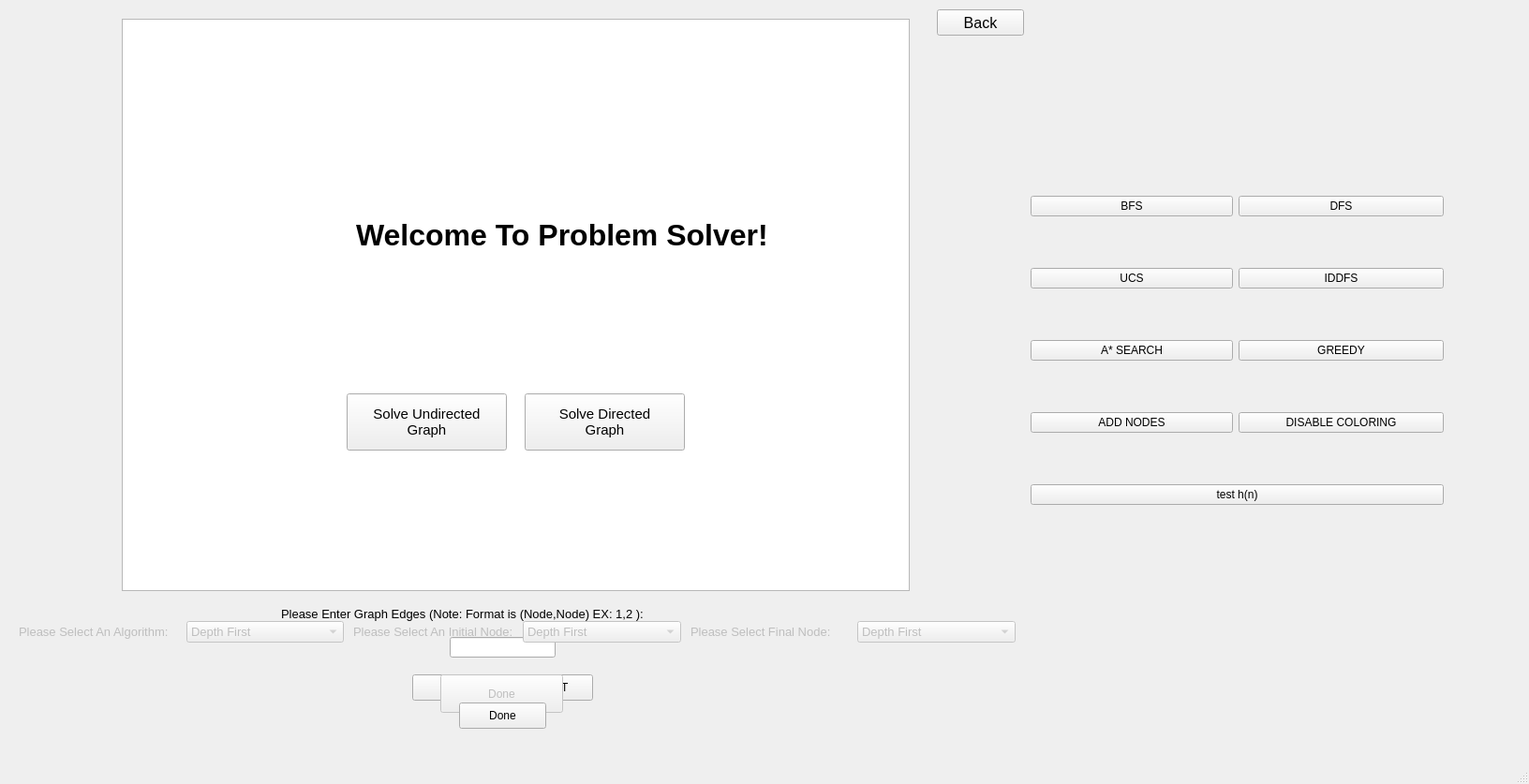
<?xml version="1.0" encoding="UTF-8"?>
<ui version="4.0">
 <class>MainWindow</class>
 <widget class="QMainWindow" name="MainWindow">
  <property name="geometry">
   <rect>
    <x>0</x>
    <y>0</y>
    <width>1632</width>
    <height>837</height>
   </rect>
  </property>
  <property name="windowTitle">
   <string>Problem Solver</string>
  </property>
  <widget class="QWidget" name="centralwidget">
   <widget class="QLabel" name="label">
    <property name="geometry">
     <rect>
      <x>300</x>
      <y>640</y>
      <width>501</width>
      <height>31</height>
     </rect>
    </property>
    <property name="font">
     <font>
      <pointsize>10</pointsize>
     </font>
    </property>
    <property name="text">
     <string>Please Enter Graph Edges (Note: Format is (Node,Node) EX: 1,2 ):</string>
    </property>
   </widget>
   <widget class="QLineEdit" name="inputnodes">
    <property name="geometry">
     <rect>
      <x>480</x>
      <y>680</y>
      <width>113</width>
      <height>22</height>
     </rect>
    </property>
   </widget>
   <widget class="QPushButton" name="add">
    <property name="geometry">
     <rect>
      <x>440</x>
      <y>720</y>
      <width>93</width>
      <height>28</height>
     </rect>
    </property>
    <property name="text">
     <string>ADD</string>
    </property>
   </widget>
   <widget class="QPushButton" name="reset">
    <property name="geometry">
     <rect>
      <x>540</x>
      <y>720</y>
      <width>93</width>
      <height>28</height>
     </rect>
    </property>
    <property name="text">
     <string>RESET</string>
    </property>
   </widget>
   <widget class="QTreeView" name="treeView">
    <property name="geometry">
     <rect>
      <x>130</x>
      <y>20</y>
      <width>841</width>
      <height>611</height>
     </rect>
    </property>
   </widget>
   <widget class="QPushButton" name="done">
    <property name="enabled">
     <bool>false</bool>
    </property>
    <property name="geometry">
     <rect>
      <x>470</x>
      <y>720</y>
      <width>131</width>
      <height>41</height>
     </rect>
    </property>
    <property name="text">
     <string>Done</string>
    </property>
   </widget>
   <widget class="QPushButton" name="pushButton">
    <property name="geometry">
     <rect>
      <x>490</x>
      <y>750</y>
      <width>93</width>
      <height>28</height>
     </rect>
    </property>
    <property name="text">
     <string>Done</string>
    </property>
   </widget>
   <widget class="QWidget" name="layoutWidget">
    <property name="geometry">
     <rect>
      <x>20</x>
      <y>660</y>
      <width>1064</width>
      <height>29</height>
     </rect>
    </property>
    <layout class="QHBoxLayout" name="horizontalLayout">
     <property name="spacing">
      <number>10</number>
     </property>
     <item>
      <widget class="QLabel" name="label_3">
       <property name="enabled">
        <bool>false</bool>
       </property>
       <property name="font">
        <font>
         <pointsize>10</pointsize>
        </font>
       </property>
       <property name="text">
        <string>Please Select An Algorithm:</string>
       </property>
      </widget>
     </item>
     <item>
      <widget class="QComboBox" name="algochoose">
       <property name="enabled">
        <bool>false</bool>
       </property>
       <property name="font">
        <font>
         <pointsize>10</pointsize>
        </font>
       </property>
       <item>
        <property name="text">
         <string>Depth First</string>
        </property>
       </item>
       <item>
        <property name="text">
         <string>Breadth First</string>
        </property>
       </item>
      </widget>
     </item>
     <item>
      <widget class="QLabel" name="label_4">
       <property name="enabled">
        <bool>false</bool>
       </property>
       <property name="font">
        <font>
         <pointsize>10</pointsize>
        </font>
       </property>
       <property name="text">
        <string>Please Select An Initial Node:</string>
       </property>
      </widget>
     </item>
     <item>
      <widget class="QComboBox" name="initialnodechoose">
       <property name="enabled">
        <bool>false</bool>
       </property>
       <property name="font">
        <font>
         <pointsize>10</pointsize>
        </font>
       </property>
       <item>
        <property name="text">
         <string>Depth First</string>
        </property>
       </item>
       <item>
        <property name="text">
         <string>Breadth First</string>
        </property>
       </item>
      </widget>
     </item>
     <item>
      <widget class="QLabel" name="label_5">
       <property name="enabled">
        <bool>false</bool>
       </property>
       <property name="font">
        <font>
         <pointsize>10</pointsize>
        </font>
       </property>
       <property name="text">
        <string>Please Select Final Node:</string>
       </property>
      </widget>
     </item>
     <item>
      <widget class="QComboBox" name="finalnodechoose">
       <property name="enabled">
        <bool>false</bool>
       </property>
       <property name="font">
        <font>
         <pointsize>10</pointsize>
        </font>
       </property>
       <item>
        <property name="text">
         <string>Depth First</string>
        </property>
       </item>
       <item>
        <property name="text">
         <string>Breadth First</string>
        </property>
       </item>
      </widget>
     </item>
    </layout>
   </widget>
   <widget class="QPushButton" name="backbtn">
    <property name="geometry">
     <rect>
      <x>1000</x>
      <y>10</y>
      <width>93</width>
      <height>28</height>
     </rect>
    </property>
    <property name="font">
     <font>
      <pointsize>12</pointsize>
     </font>
    </property>
    <property name="text">
     <string>Back</string>
    </property>
   </widget>
   <widget class="QLabel" name="iconmainscreen">
    <property name="geometry">
     <rect>
      <x>100</x>
      <y>100</y>
      <width>311</width>
      <height>301</height>
     </rect>
    </property>
    <property name="text">
     <string/>
    </property>
    <property name="pixmap">
     <pixmap>icon.png</pixmap>
    </property>
    <property name="scaledContents">
     <bool>true</bool>
    </property>
   </widget>
   <widget class="QLabel" name="labelmainscreen">
    <property name="geometry">
     <rect>
      <x>380</x>
      <y>200</y>
      <width>601</width>
      <height>101</height>
     </rect>
    </property>
    <property name="font">
     <font>
      <pointsize>24</pointsize>
      <weight>75</weight>
      <bold>true</bold>
     </font>
    </property>
    <property name="text">
     <string>Welcome To Problem Solver!</string>
    </property>
   </widget>
   <widget class="QPushButton" name="undirectedsolvebtn">
    <property name="geometry">
     <rect>
      <x>370</x>
      <y>420</y>
      <width>171</width>
      <height>61</height>
     </rect>
    </property>
    <property name="font">
     <font>
      <pointsize>11</pointsize>
     </font>
    </property>
    <property name="text">
     <string>Solve Undirected 
Graph</string>
    </property>
    <property name="autoRepeatDelay">
     <number>301</number>
    </property>
    <property name="autoDefault">
     <bool>false</bool>
    </property>
    <property name="default">
     <bool>false</bool>
    </property>
    <property name="flat">
     <bool>false</bool>
    </property>
   </widget>
   <widget class="QWidget" name="gridLayoutWidget">
    <property name="geometry">
     <rect>
      <x>1100</x>
      <y>160</y>
      <width>441</width>
      <height>431</height>
     </rect>
    </property>
    <layout class="QGridLayout" name="devmenu">
     <property name="sizeConstraint">
      <enum>QLayout::SetNoConstraint</enum>
     </property>
     <item row="3" column="1">
      <widget class="QPushButton" name="devnocolor">
       <property name="text">
        <string>DISABLE COLORING</string>
       </property>
      </widget>
     </item>
     <item row="2" column="1">
      <widget class="QPushButton" name="devgreedy">
       <property name="text">
        <string>GREEDY</string>
       </property>
      </widget>
     </item>
     <item row="3" column="0">
      <widget class="QPushButton" name="devaddnides">
       <property name="text">
        <string>ADD NODES</string>
       </property>
      </widget>
     </item>
     <item row="2" column="0">
      <widget class="QPushButton" name="devastar">
       <property name="text">
        <string>A* SEARCH</string>
       </property>
      </widget>
     </item>
     <item row="0" column="0">
      <widget class="QPushButton" name="devbfs">
       <property name="maximumSize">
        <size>
         <width>216</width>
         <height>16777215</height>
        </size>
       </property>
       <property name="text">
        <string>BFS</string>
       </property>
      </widget>
     </item>
     <item row="1" column="0">
      <widget class="QPushButton" name="devucs">
       <property name="text">
        <string>UCS</string>
       </property>
      </widget>
     </item>
     <item row="1" column="1">
      <widget class="QPushButton" name="deviddfs">
       <property name="text">
        <string>IDDFS</string>
       </property>
      </widget>
     </item>
     <item row="0" column="1">
      <widget class="QPushButton" name="devdfs">
       <property name="text">
        <string>DFS</string>
       </property>
      </widget>
     </item>
     <item row="4" column="0" colspan="2">
      <widget class="QPushButton" name="testheu">
       <property name="text">
        <string>test h(n)</string>
       </property>
      </widget>
     </item>
    </layout>
   </widget>
   <widget class="QPushButton" name="directedsolvebtn">
    <property name="geometry">
     <rect>
      <x>560</x>
      <y>420</y>
      <width>171</width>
      <height>61</height>
     </rect>
    </property>
    <property name="font">
     <font>
      <pointsize>11</pointsize>
     </font>
    </property>
    <property name="text">
     <string>Solve Directed 
Graph</string>
    </property>
    <property name="autoRepeatDelay">
     <number>301</number>
    </property>
    <property name="autoDefault">
     <bool>false</bool>
    </property>
    <property name="default">
     <bool>false</bool>
    </property>
    <property name="flat">
     <bool>false</bool>
    </property>
   </widget>
  </widget>
  <widget class="QMenuBar" name="menubar">
   <property name="geometry">
    <rect>
     <x>0</x>
     <y>0</y>
     <width>1632</width>
     <height>26</height>
    </rect>
   </property>
  </widget>
  <widget class="QStatusBar" name="statusbar"/>
 </widget>
 <resources/>
 <connections/>
</ui>
